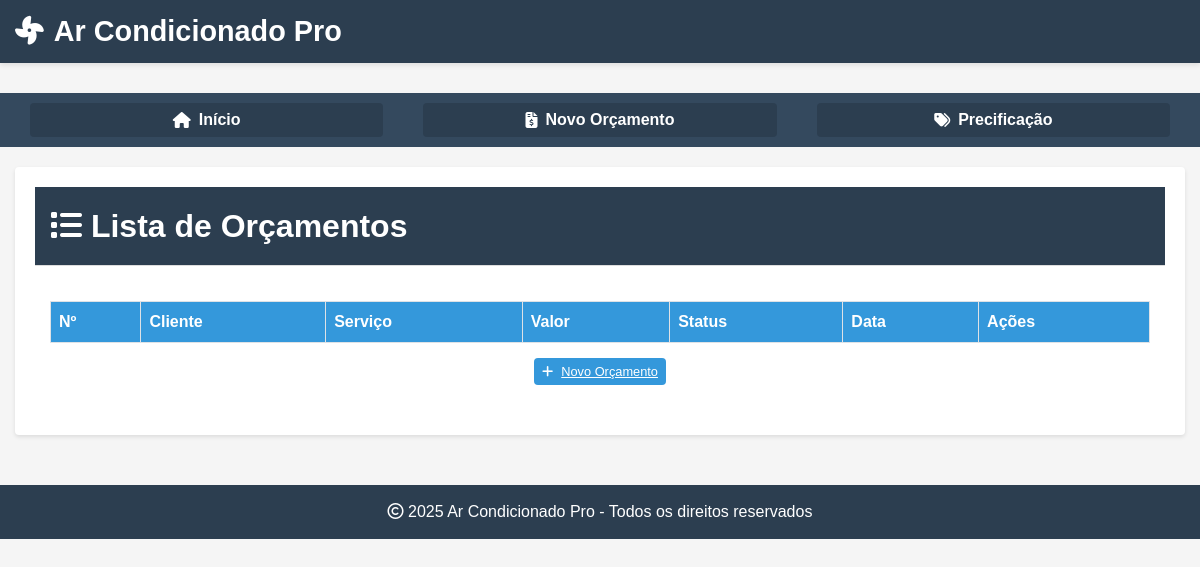
The page /lista_orcamentos on the database as committed earlier.
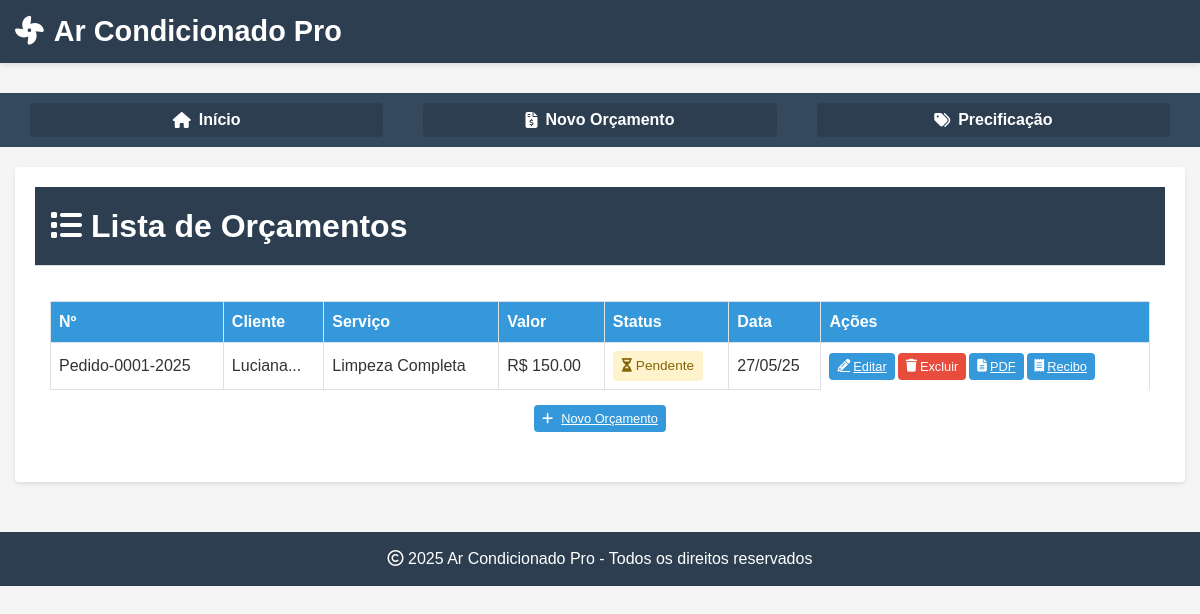
The same page on the database as committed later.
### app.py (models this page shows)
class Orcamento(db.Model):
    id = db.Column(db.Integer, primary_key=True)
    numero = db.Column(db.String(20), unique=True)
    cliente_nome = db.Column(db.String(100))
    cliente_telefone = db.Column(db.String(20))
    cliente_email = db.Column(db.String(100))
    servico = db.Column(db.String(100))
    valor_base = db.Column(db.Float)
    desconto = db.Column(db.Float)
    valor_final = db.Column(db.Float)
    forma_pagamento = db.Column(db.String(50))
    taxa_cartao = db.Column(db.Float, default=0.0)
    taxa_maquina = db.Column(db.Float, default=0.0)
    parcelas = db.Column(db.Integer, default=1)
    status = db.Column(db.String(20), default='pendente')
    data_criacao = db.Column(db.DateTime, default=datetime.utcnow)
    validade_dias = db.Column(db.Integer, default=7)
    observacoes = db.Column(db.Text)
    recibo_id = db.Column(db.Integer, db.ForeignKey('recibo.id'))
    recibo = db.relationship('Recibo', backref='orcamento', uselist=False)

### app.py (the view)
@app.route('/lista_orcamentos')
def lista_orcamentos():
    orcamentos = Orcamento.query.order_by(Orcamento.data_criacao.desc()).all()
    return render_template('lista_orcamentos.html', orcamentos=orcamentos)

### templates/lista_orcamentos.html (shortened to what the changed rows need)
{% extends "base.html" %}
{% block content %}
<div class="container">
    <div class="card">
        <div class="card-header">
            <h1 class="h5 mb-0"><i class="fas fa-list"></i> Lista de Orçamentos</h1>
        </div>
        <div class="card-body">
            <div class="table-responsive">
                <table class="table">
                    <thead>
                        <tr>
                            <th>Nº</th>
                            <th>Cliente</th>
                            <th class="d-none d-md-table-cell">Serviço</th>
                            <th>Valor</th>
                            <th>Status</th>
                            <th class="d-none d-sm-table-cell">Data</th>
                            <th>Ações</th>
                        </tr>
                    </thead>
                    <tbody>
                        {% for orcamento in orcamentos %}
                        <tr>
                            <td data-label="Número">{{ orcamento.numero }}</td>
                            <td data-label="Cliente">{{ orcamento.cliente_nome|truncate(15) }}</td>
                            <td class="d-none d-md-table-cell" data-label="Serviço">{{ orcamento.servico|truncate(20) }}</td>
                            <td data-label="Valor">R$ {{ "%.2f"|format(orcamento.valor_final) }}</td>
                            <td data-label="Status">
                                <span class="badge badge-{% if orcamento.status == 'pendente' %}warning
                                {% elif orcamento.status == 'aprovado' %}success
                                {% elif orcamento.status == 'rejeitado' %}danger
                                {% elif orcamento.status == 'em_andamento' %}info
                                {% elif orcamento.status == 'concluido' %}success
                                {% else %}secondary{% endif %}">
                                    {% if orcamento.status == 'pendente' %}<i class="fas fa-hourglass-half"></i>
                                    {% elif orcamento.status == 'aprovado' %}<i class="fas fa-thumbs-up"></i>
                                    {% elif orcamento.status == 'rejeitado' %}<i class="fas fa-thumbs-down"></i>
                                    {% elif orcamento.status == 'em_andamento' %}<i class="fas fa-spinner fa-spin"></i>
                                    {% elif orcamento.status == 'concluido' %}<i class="fas fa-check-double"></i>
                                    {% else %}<i class="fas fa-ban"></i>{% endif %}
                                    <span class="d-none d-sm-inline">{{ orcamento.status|capitalize }}</span>
                                </span>
                            </td>
                            <td class="d-none d-sm-table-cell" data-label="Data">{{ orcamento.data_criacao.strftime('%d/%m/%y') }}</td>
                            <td data-label="Ações">
                                <div class="btn-group" role="group">
                                    <a href="{{ url_for('editar_orcamento', id=orcamento.id) }}" class="btn btn-primary" title="Editar">
                                        <i class="fas fa-pencil-alt"></i><span>Editar</span>
                                    </a>
                                    <button onclick="excluirOrcamento({{ orcamento.id }})" class="btn btn-danger" title="Excluir">
                                        <i class="fas fa-trash"></i><span>Excluir</span>
                                    </button>
                                    <a href="{{ url_for('gerar_pdf_orcamento', id=orcamento.id) }}" class="btn btn-info" title="Gerar PDF" target="_blank">
                                        <i class="fas fa-file-alt"></i><span>PDF</span>
                                    </a>
                                    <a href="{{ url_for('recibo', id=orcamento.id) }}" class="btn btn-secondary" title="Gerar Recibo" target="_blank">
                                        <i class="fas fa-receipt"></i><span>Recibo</span>
                                    </a>
                                </div>
                            </td>
                        </tr>
                        {% endfor %}
                    </tbody>
                </table>
            </div>
        </div>
    </div>
</div>
{% endblock %}

Rows that differ between the two databases and show on the page:
added Orcamento: numero "Pedido-0001-2025", cliente_nome "Luciana...", servico "Limpeza Completa", valor_final "150.00", status "Pendente", data_criacao "27/05/25"
